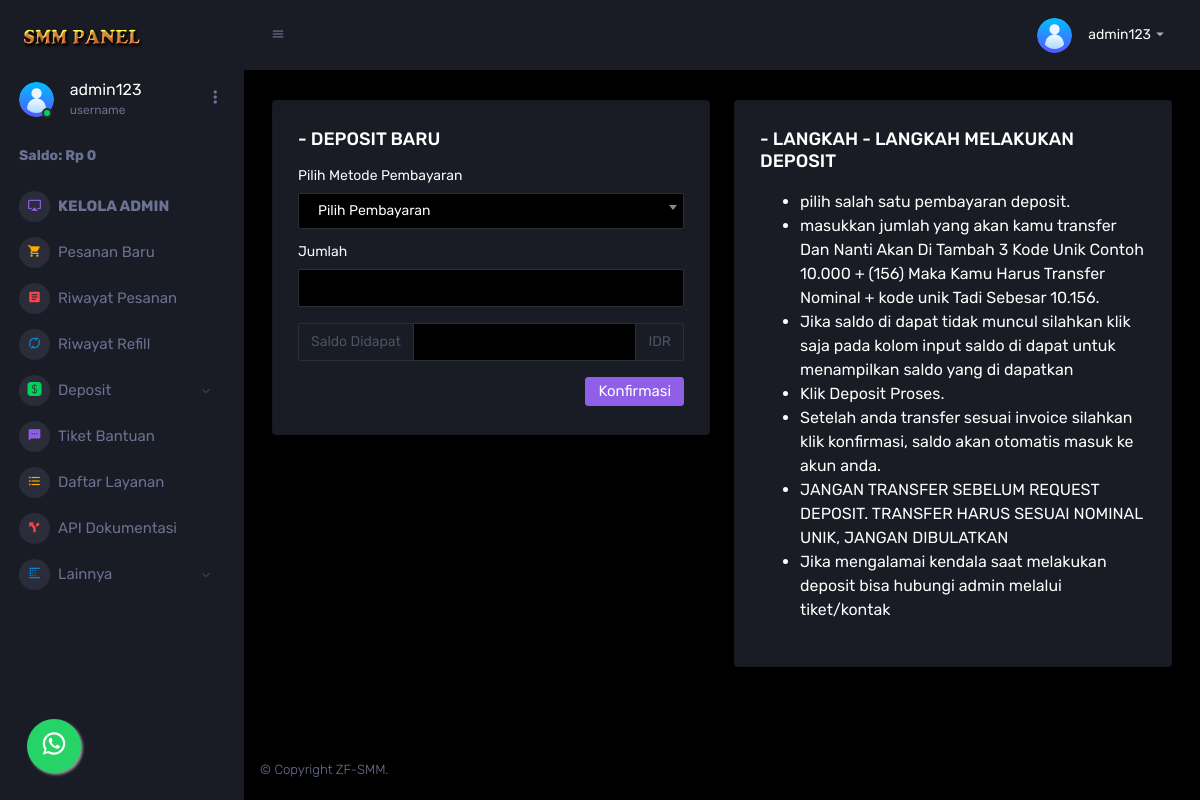
Screenshot of /deposit/manual.php (signed in) with the database file from the repository.
### tables this page shows
CREATE TABLE `setting_web` (
  `id` int NOT NULL,
  `short_title` varchar(100) NOT NULL,
  `title` varchar(200) NOT NULL,
  `deskripsi_web` text NOT NULL,
  `keyword` varchar(500) NOT NULL,
  `wa_number` varchar(13) NOT NULL,
  `facebook_akun` varchar(50) NOT NULL,
  `ig_akun` varchar(20) NOT NULL,
  `twitter` varchar(100) NOT NULL,
  `email_akun` varchar(100) NOT NULL,
  `favicon` varchar(300) NOT NULL,
  `header_logo` varchar(300) NOT NULL,
  `date` date NOT NULL,
  `time` time NOT NULL
);

CREATE TABLE `users` (
  `id` int NOT NULL,
  `nama` text NOT NULL,
  `email` varchar(50) DEFAULT NULL,
  `nomer` varchar(20) NOT NULL,
  `pin` varchar(6) NOT NULL,
  `username` varchar(100) NOT NULL,
  `password` varchar(100) NOT NULL,
  `saldo` int NOT NULL,
  `pemakaian_saldo` double NOT NULL,
  `level` enum('Member','Developers','Reseller') NOT NULL,
  `status` enum('Aktif','Tidak Aktif') NOT NULL,
  `api_key` varchar(100) NOT NULL,
  `diskon_user` varchar(100) NOT NULL,
  `date` date NOT NULL,
  `time` time NOT NULL,
  `update_nama` int NOT NULL,
  `random_kode` varchar(20) NOT NULL
);

### lib/database.php (called while the page is built, shortened)
<?php
    $panggil = $conn->query("SELECT * FROM setting_web WHERE id = '1'");
    $data = $panggil->fetch_assoc();
?>

### lib/session_login.php (called while the page is built, shortened)
<?php
if (isset($_SESSION['user'])) {
    $check_user = $conn->query("SELECT * FROM users WHERE username = '".$_SESSION['user']['username']."'");
    $data_user = $check_user->fetch_assoc();
}

### deposit/manual.php (the view, shortened to what this page needs)
<?php
require '../config.php';
require '../lib/header.php';
?>
<div class="content-wrapper">
              <div class="row">
                <div class="col-md-6 grid-margin">
                    <div class="card">
                        <div class="card-body">
                            <h4 class="card-title">- DEPOSIT BARU</h4>
                            <form class="forms-sample" method="POST">
                                <div class="form-group">
                                    <label>Pilih Metode Pembayaran</label>
                                </div>
                                <div class="form-group">
                                    <label for="target">Jumlah</label>
                                    <input type="text" name="jumlah" id="jumlah" class="form-control" style="background: #000;">
                                </div>
                                <div class="form-group">
                                        <div class="input-group">
                                            <div class="input-group-prepend">
                                                <span class="input-group-text">Saldo Didapat</span>
                                            </div>
                                            <input type="text" class="form-control" id="ratemanual" readonly style="background: #000;">
                                            <div class="input-group-append">
                                                <span class="input-group-text">IDR</span>
                                            </div>
                                        </div>
                                    </div>
                                <button type="submit" name="request" class="btn btn-info float-right">Konfirmasi</button>
                            </form>
                        </div>
                    </div>
                </div>
                <div class="col-md-6 grid-margin stretch-card">
                    <div class="card">
                        <div class="card-body">
                            <h4 class="card-title">- LANGKAH - LANGKAH MELAKUKAN DEPOSIT</h4>
                            <ul>
                                <li>pilih salah satu pembayaran deposit.</li>
                                <li>masukkan jumlah yang akan kamu transfer Dan Nanti Akan Di Tambah 3 Kode Unik Contoh 10.000 + (156) Maka Kamu Harus Transfer Nominal + kode unik Tadi Sebesar 10.156.</li>
                                <li>Jika saldo di dapat tidak muncul silahkan klik saja pada kolom input saldo di dapat untuk menampilkan saldo yang di dapatkan </li>
                                <li>Klik Deposit Proses.</li>
                                <li>Setelah anda transfer sesuai invoice silahkan klik konfirmasi, saldo akan otomatis masuk ke akun anda.</li>
                                <li>JANGAN TRANSFER SEBELUM REQUEST DEPOSIT. TRANSFER HARUS SESUAI NOMINAL UNIK, JANGAN DIBULATKAN</li>
                                <li>Jika mengalamai kendala saat melakukan deposit bisa hubungi admin melalui tiket/kontak</li>
                            </ul>
                        </div>
                    </div>
                </div>
            </div>
        </div>
    <?php
    require '../lib/footer.php';
    ?>

### lib/header.php (shortened to what this page needs)
<?php
require 'session_login.php';
require 'database.php';
?>
<!DOCTYPE html>
<html lang="en">
<head>
    <link rel="stylesheet" href="/assets/vendors/mdi/css/materialdesignicons.min.css">
    <link rel="stylesheet" href="/assets/vendors/css/vendor.bundle.base.css">
    <link rel="stylesheet" href="/assets/vendors/select2/select2.min.css">
    <link rel="stylesheet" href="/assets/vendors/select2-bootstrap-theme/select2-bootstrap.min.css">
    <link rel="stylesheet" href="/assets/vendors/jvectormap/jquery-jvectormap.css">
    <link rel="stylesheet" href="/assets/vendors/flag-icon-css/css/flag-icon.min.css">
    <link rel="stylesheet" href="/assets/vendors/owl-carousel-2/owl.carousel.min.css">
    <link rel="stylesheet" href="/assets/vendors/owl-carousel-2/owl.theme.default.min.css">
    <link rel="stylesheet" href="/assets/css/style.css">
    <link rel="stylesheet" type="text/css" href="/landing/assets/whatsapp.css">
</head>
<body>
    <div class="container-scroller">
        <nav class="sidebar sidebar-offcanvas" id="sidebar">
            <div class="sidebar-brand-wrapper d-none d-lg-flex align-items-center justify-content-center fixed-top">
                <a class="sidebar-brand brand-logo" href="/"><img src="/assets/images/header-logo/<?php echo $data['header_logo']; ?>" alt="logo" /></a>
            </div>
            <ul class="nav">
                <?php
                if (isset($_SESSION['user'])) {
                ?>
                    <li class="nav-item profile">
                        <div class="profile-desc">
                            <div class="profile-pic">
                                <div class="count-indicator">
                                    <img class="img-xs rounded-circle " src="/assets/images/users.png" alt="">
                                    <span class="count bg-success"></span>
                                </div>
                                <div class="profile-name">
                                    <h5 class="mb-0 font-weight-normal"><?php echo $data_user['username']; ?></h5>
                                    <span>username</span>
                                </div>
                            </div>
                            <a href="#" id="profile-dropdown" data-toggle="dropdown"><i class="mdi mdi-dots-vertical"></i></a>
                        </div>
                    </li>
                    <li class="nav-item nav-category">
                        <span class="nav-link"><b>Saldo: Rp <?php echo number_format($data_user['saldo'], 0, ',', '.'); ?></b></span>
                    </li>
                <?php } ?>
                <?php
                if (isset($_SESSION['user'])) {
                ?>
                    <?php
                    if ($data_user['level'] == "Developers") {
                    ?>
                        <li class="nav-item menu-items">
                            <a class="nav-link" href="/admin/">
                                <span class="menu-icon">
                                    <i class="mdi mdi-airplay"></i>
                                </span>
                                <span class="menu-title"><b>KELOLA ADMIN</b></span>
                            </a>
                        </li>
                    <?php } ?>
                    <li class="nav-item menu-items">
                        <a class="nav-link" href="/">
                            <span class="menu-icon">
                                <i class="mdi mdi-cart"></i>
                            </span>
                            <span class="menu-title">Pesanan Baru</span>
                        </a>
                    </li>
                    <li class="nav-item menu-items">
                        <a class="nav-link" href="/halaman/riwayat-order">
                            <span class="menu-icon">
                                <i class="mdi mdi-file-document-box"></i>
                            </span>
                            <span class="menu-title">Riwayat Pesanan</span>
                        </a>
                    </li>
                    <li class="nav-item menu-items">
                        <a class="nav-link" href="/halaman/riwayat-refill">
                            <span class="menu-icon">
                                <i class="mdi mdi-mdi mdi-flattr"></i>
                            </span>
                            <span class="menu-title">Riwayat Refill</span>
                        </a>
                    </li>
                    <li class="nav-item menu-items">
                        <a class="nav-link" data-toggle="collapse" href="#deposit" aria-expanded="false" aria-controls="deposit">
                            <span class="menu-icon">
                                <i class="mdi mdi-square-inc-cash"></i>
                            </span>
                            <span class="menu-title">Deposit</span>
                            <i class="menu-arrow"></i>
                        </a>
                    </li>
                    <li class="nav-item menu-items">
                        <a class="nav-link" href="/tiket/">
                            <span class="menu-icon">
                                <i class="mdi mdi-message-processing"></i>
                            </span>
                            <span class="menu-title">Tiket Bantuan</span>
                        </a>
                    </li>
                    <li class="nav-item menu-items">
                        <a class="nav-link" href="/halaman/harga-layanan">
                            <span class="menu-icon">
                                <i class="mdi mdi-format-list-bulleted"></i>
                            </span>
                            <span class="menu-title">Daftar Layanan</span>
                        </a>
                    </li>
                    <li class="nav-item menu-items">
                        <a class="nav-link" href="/halaman/api-dokumentasi">
                            <span class="menu-icon">
                                <i class="mdi mdi-directions-fork"></i>
                            </span>
                            <span class="menu-title">API Dokumentasi</span>
                        </a>
                    </li>
                    <li class="nav-item menu-items">
                        <a class="nav-link" data-toggle="collapse" href="#lainnya" aria-expanded="false" aria-controls="lainnya">
                            <span class="menu-icon">
                                <i class="mdi mdi-blur-linear"></i>
                            </span>
                            <span class="menu-title">Lainnya</span>
                            <i class="menu-arrow"></i>
                        </a>
                    </li>
                <?php } ?>
            </ul>
        </nav>
        <div class="container-fluid page-body-wrapper">
            <nav class="navbar p-0 fixed-top d-flex flex-row">
                <div class="navbar-menu-wrapper flex-grow d-flex align-items-stretch">
                    <button class="navbar-toggler navbar-toggler align-self-center" type="button" data-toggle="minimize">
                        <span class="mdi mdi-menu"></span>
                    </button>
                    <ul class="navbar-nav w-100">
                    </ul>
                    <?php
                    if (isset($_SESSION['user'])) {
                    ?>
                    <ul class="navbar-nav navbar-nav-right">
                        <li class="nav-item dropdown">
                            <a class="nav-link" id="profileDropdown" href="#" data-toggle="dropdown">
                                <div class="navbar-profile">
                                    <img class="img-xs rounded-circle" src="/assets/images/users.png" alt="">
                                    <p class="mb-0 d-none d-sm-block navbar-profile-name"><?php echo $data_user['username']; ?></p>
                                    <i class="mdi mdi-menu-down d-none d-sm-block"></i>
                                </div>
                            </a>
                        </li>
                    </ul>
                    <?php } ?>
                </div>
            </nav>
            <div class="main-panel">

### lib/footer.php (shortened to what this page needs)
<footer class="footer">
    <div class="d-sm-flex justify-content-center justify-content-sm-between">
        <span class="text-muted d-block text-center text-sm-left d-sm-inline-block">© Copyright <?php echo $data['short_title']; ?>.</span>
    </div>
</footer>
</div>
</div>
</div>
<div class="integration-fixed integration-fixed__bottom-left">
    <div class="whatsapp-container">
        <a href="https://api.whatsapp.com/send?phone=<?php echo $data['wa_number']; ?>" target="_blank" class="whatsapp-button">
            <i class="mdi mdi-whatsapp"></i>
        </a>
    </div>
</div>
<link rel="stylesheet" href="/assets/vendors/mdi/css/materialdesignicons.min.css">
</body>
</html

### landing/assets/whatsapp.css (style rules this page uses)
.integration-fixed { position: fixed; z-index: 10000000 }
.integration-fixed__bottom-left { bottom: 0; left: 0 }
.whatsapp-container { padding: 24px }
.whatsapp-button { width: 60px; height: 60px; bottom: 40px; right: 40px; background-color: #25d366; color: #FFF !important; border-radius: 50px; text-align: center; font-size: 30px; box-shadow: 2px 2px 3px #999; display: flex; align-items: center; justify-content: center; text-decoration: none !important; -webkit-transition: all 0.3s ease; -moz-transition: all 0.3s ease; -o-transition: all 0.3s ease; -ms-transition: all 0.3s ease; transition: all 0.3s ease; transform: scale(0.9) }

### rows the page displays
setting_web: header_logo (picture), short_title "ZF-SMM"
users: username "admin123", saldo "0"
